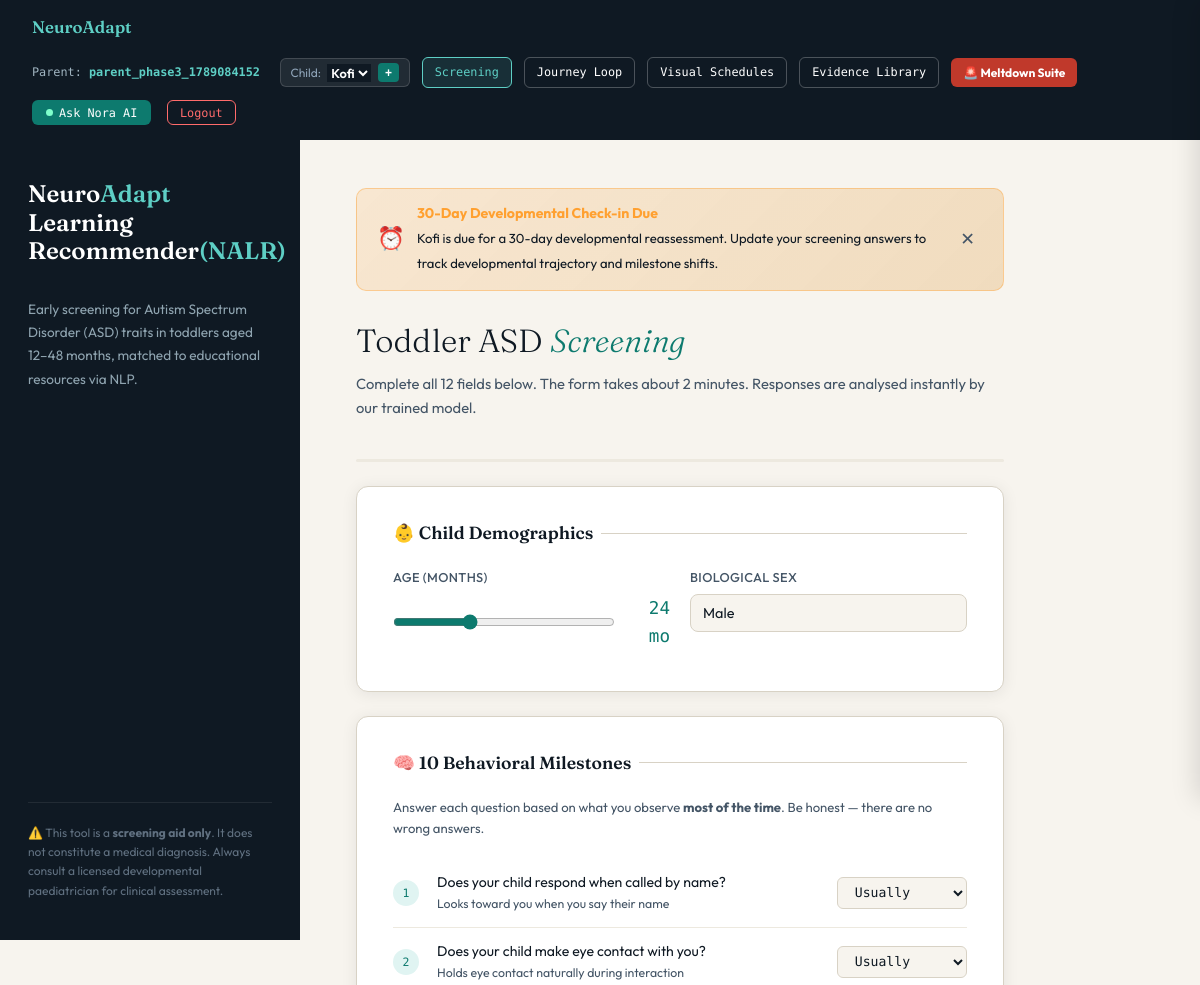
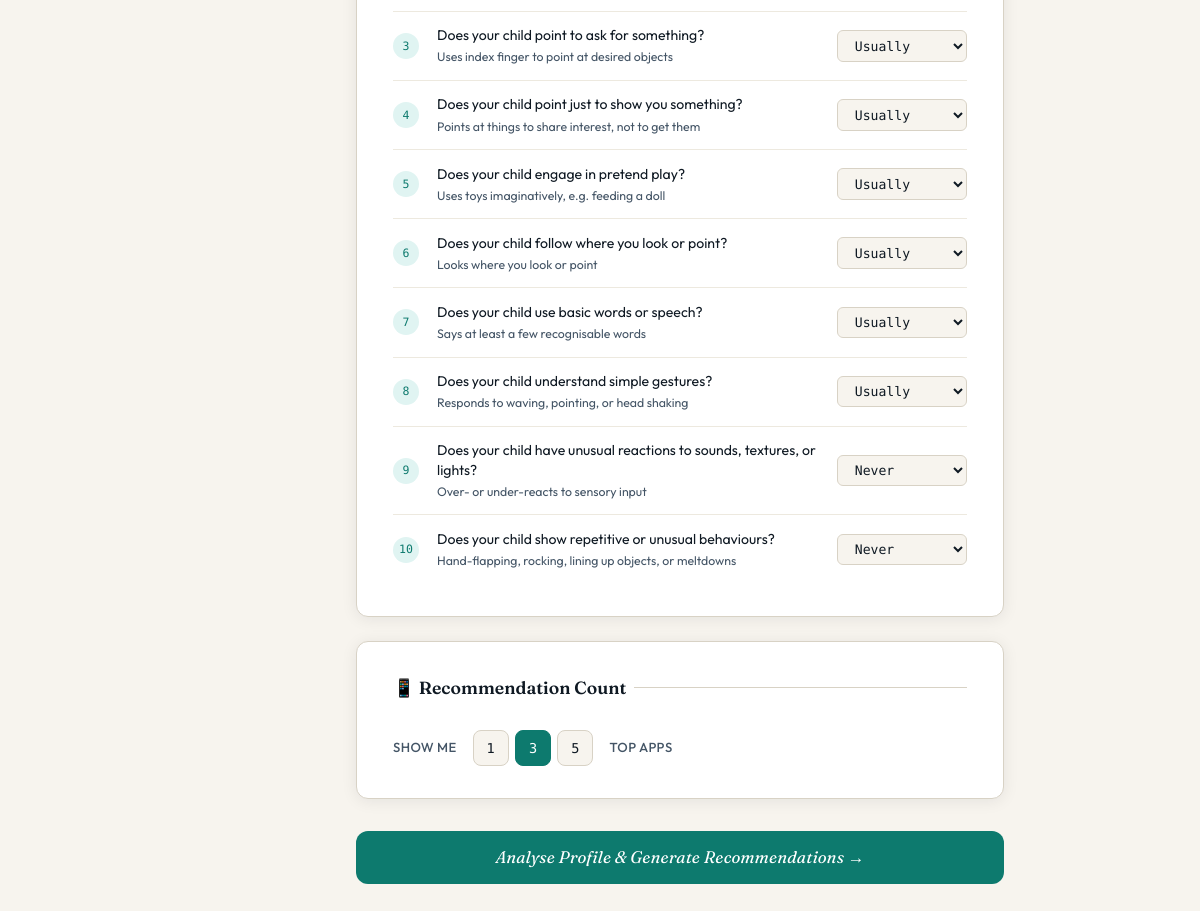
The app's page / (signed in) with its own data (2 pictures, top to bottom).
### fastapi_app/models/auth_models.py (models this page shows)
class User(Base):
    __tablename__ = "users"
    id = Column(Integer, primary_key=True, index=True)
    username = Column(String, unique=True, index=True, nullable=False)
    email = Column(String, unique=True, index=True, nullable=False)
    hashed_password = Column(String, nullable=False)
    role = Column(String, nullable=False, default=UserRole.PARENT.value)  # Stores "parent" or "clinician"
    is_active = Column(Boolean, default=True, nullable=False)
    subscription_tier = Column(String, default="free", nullable=False)  # Future subscription support
    created_at = Column(DateTime, default=lambda: datetime.now(timezone.utc), nullable=False)
    refresh_token = Column(String, nullable=True)  # Store current active refresh token
    children = relationship("ChildProfile", back_populates="user", cascade="all, delete-orphan")
    reminders = relationship("ReminderNotification", back_populates="user", cascade="all, delete-orphan")
    assigned_patients = relationship("ClinicianPatientAssignment", back_populates="clinician", cascade="all, delete-orphan")
    clinical_notes = relationship("ClinicalNote", back_populates="clinician", cascade="all, delete-orphan")

### fastapi_app/models/domain_models.py (models this page shows)
class ReminderNotification(Base):
    __tablename__ = "reminder_notifications"
    id = Column(Uuid(as_uuid=True), primary_key=True, default=uuid.uuid4, index=True)
    child_id = Column(Uuid(as_uuid=True), ForeignKey("child_profiles.id", ondelete="CASCADE"), nullable=False, index=True)
    user_id = Column(Integer, ForeignKey("users.id", ondelete="CASCADE"), nullable=False, index=True)
    notification_type = Column(String(50), default="30_day_reassessment", nullable=False)
    status = Column(String(30), default="pending", nullable=False)  # pending, sent, dismissed
    message = Column(Text, nullable=False)
    due_date = Column(Date, nullable=False)
    sent_at = Column(DateTime, nullable=True)
    created_at = Column(DateTime, default=lambda: datetime.now(timezone.utc), nullable=False)
    child = relationship("ChildProfile", back_populates="reminders")
    user = relationship("User", back_populates="reminders")

### fastapi_app/main.py (the view)
@app.get("/", response_class=HTMLResponse, tags=["UI"])
def index(
    request: Request,
    user: Optional[User] = Depends(get_current_user_from_cookie),
    db: Session = Depends(get_db)
):
    if not user:
        return RedirectResponse(url="/login", status_code=303)
    all_children = db.query(ChildProfile).filter(ChildProfile.user_id == user.id).order_by(ChildProfile.created_at.asc()).all()
    active_child = all_children[0] if all_children else None
    pending_reminders = ReminderService.get_user_reminders(db, user.id, status="pending")
    return templates.TemplateResponse(
        request,
        "index.html",
        context={
            "user"              : user,
            "all_children"      : all_children,
            "active_child"      : active_child,
            "pending_reminders" : pending_reminders,
            "model_card"        : state.model_card,
            "apps_count"        : len(state.df_apps),
            "books_count"       : len(state.df_books),
            "chat_available"    : state.gemini_client is not None,
        },
    )

### fastapi_app/templates/index.html (shortened to what this page needs)
<!DOCTYPE html>
<html lang="en">
<head>
</head>
<body>
<nav class="topbar">
  <span class="topbar-brand">NeuroAdapt</span>
  <div class="topbar-actions" id="topbarActions">
    {% if user %}
    <span class="user-chip">Parent: <strong>{{ user.username }}</strong></span>
    <div style="display:flex;align-items:center;gap:0.4rem;background:rgba(255,255,255,0.08);padding:0.25rem 0.6rem;border-radius:6px;border:1px solid rgba(255,255,255,0.15);">
      <span style="font-size:0.75rem;color:#8fa4b8;">Child:</span>
      <select id="childNavSelect" onchange="onChildChange(this.value)" style="background:#0f1923;color:#fff;border:none;font-family:var(--sans);font-weight:600;font-size:0.8rem;outline:none;cursor:pointer;">
        {% for c in all_children %}
          <option value="{{ c.id }}" data-sex="{{ c.biological_sex }}" data-dob="{{ c.date_of_birth }}" {% if active_child and active_child.id == c.id %}selected{% endif %}>
            {{ c.first_name }}
          </option>
        {% endfor %}
      </select>
      <button type="button" onclick="openNewChildModal()" title="Add Child Profile" style="background:var(--teal);color:#fff;border:none;padding:0.15rem 0.45rem;border-radius:4px;font-size:0.75rem;cursor:pointer;font-weight:700;">+</button>
    </div>
    {% endif %}
    <a href="/" style="font-family:var(--mono);font-size:0.74rem;color:#5ecfc5;border:1px solid #5ecfc5;padding:0.3rem 0.75rem;border-radius:6px;text-decoration:none;background:rgba(94,207,197,0.12);">Screening</a>
    <a href="{% if active_child %}/journey/{{ active_child.id }}{% else %}/journey{% endif %}" id="navJourneyLink" style="font-family:var(--mono);font-size:0.74rem;color:#fff;border:1px solid rgba(255,255,255,0.25);padding:0.3rem 0.75rem;border-radius:6px;text-decoration:none;">Journey Loop</a>
    <a href="{% if active_child %}/schedule/{{ active_child.id }}{% else %}/schedule{% endif %}" id="navScheduleLink" style="font-family:var(--mono);font-size:0.74rem;color:#fff;border:1px solid rgba(255,255,255,0.25);padding:0.3rem 0.75rem;border-radius:6px;text-decoration:none;">Visual Schedules</a>
    <a href="/evidence" style="font-family:var(--mono);font-size:0.74rem;color:#fff;border:1px solid rgba(255,255,255,0.25);padding:0.3rem 0.75rem;border-radius:6px;text-decoration:none;">Evidence Library</a>
    <a href="{% if active_child %}/meltdown/{{ active_child.id }}/active{% else %}/meltdown{% endif %}" id="navMeltdownLink" style="font-family:var(--sans);font-weight:700;font-size:0.75rem;color:#fff;background:#c0392b;padding:0.32rem 0.75rem;border-radius:6px;text-decoration:none;display:flex;align-items:center;gap:0.3rem;">🚨 Meltdown Suite</a>
    <button class="btn-chat-toggle" onclick="toggleChat()"><span class="dot"></span> Ask Nora AI</button>
    {% if user %}
    <button onclick="logout()" style="font-family:var(--mono);font-size:0.74rem;color:#ff6b6b;background:none;border:1px solid #ff6b6b;padding:0.3rem 0.75rem;border-radius:6px;cursor:pointer;margin-left:0.25rem;">Logout</button>
    {% endif %}
  </div>
</nav>
<div class="shell">
  <aside class="sidebar">
    <div class="sidebar-logo">Neuro<span>Adapt</span>
      <br/>Learning <br/>Recommender<span>(NALR)</span></div>
    <p class="sidebar-desc">
      Early screening for Autism Spectrum Disorder (ASD) traits in toddlers
      aged 12–48 months, matched to educational resources via NLP.
    </p>
    <div class="disclaimer">
      ⚠️ This tool is a <strong>screening aid only</strong>. It does not
      constitute a medical diagnosis. Always consult a licensed developmental
      paediatrician for clinical assessment.
    </div>
  </aside>
  <main class="main">
    {% if pending_reminders and pending_reminders|length > 0 %}
    <div style="background:linear-gradient(135deg, rgba(255,160,48,0.15) 0%, rgba(217,123,0,0.2) 100%);border:1px solid rgba(255,160,48,0.4);border-radius:10px;padding:0.85rem 1.25rem;margin-bottom:1.5rem;display:flex;align-items:center;justify-content:space-between;gap:1rem;">
      <div style="display:flex;align-items:center;gap:0.75rem;">
        <span style="font-size:1.4rem;">⏰</span>
        <div>
          <strong style="font-size:0.88rem;color:#ffa030;display:block;">30-Day Developmental Check-in Due</strong>
          <span style="font-size:0.82rem;color:var(--ink);">{{ pending_reminders[0].message }}</span>
        </div>
      </div>
      <button onclick="dismissReminder('{{ pending_reminders[0].id }}')" style="background:none;border:none;color:var(--ink-soft);cursor:pointer;font-size:1.1rem;padding:0.2rem 0.5rem;" title="Dismiss">✕</button>
    </div>
    {% endif %}
    <h1 class="page-heading">Toddler ASD <em>Screening</em></h1>
    <p class="page-sub">
      Complete all 12 fields below. The form takes about 2 minutes.
      Responses are analysed instantly by our trained model.
    </p>
    <div class="progress-bar"><div class="progress-fill" id="progressFill"></div></div>
    <form method="POST" action="/screen" id="screenForm">
      <div class="card">
        <div class="card-title">👶 Child Demographics</div>
        <div class="demo-row">
          <div class="field">
            <label>Age (Months)</label>
            <div class="range-row">
              <input type="range" name="age" id="ageRange" min="12" max="48" value="24"
                     oninput="document.getElementById('ageVal').textContent = this.value + ' mo'" />
              <span class="range-val" id="ageVal">24 mo</span>
            </div>
          </div>
          <div class="field">
            <label>Biological Sex</label>
            <select name="sex">
              <option value="1">Male</option>
            </select>
          </div>
        </div>
      </div>
      <div class="card">
        <div class="card-title">🧠 10 Behavioral Milestones</div>
        <p style="font-size:0.82rem;color:var(--ink-soft);margin-bottom:1.25rem;">
          Answer each question based on what you observe <strong>most of the time</strong>.
          Be honest — there are no wrong answers.
        </p>
        <div class="q-grid" id="qGrid">
          {% for code, question, hint in q_standard %}
          <div class="q-row" style="animation-delay: {{ loop.index * 0.04 }}s">
            <div class="q-num">{{ loop.index }}</div>
            <div class="q-text">
              {{ question }}
              <small>{{ hint }}</small>
            </div>
            <div class="select-wrap">
              <select name="{{ code }}" class="q-select">
                <option value="Usually" selected>Usually</option>
              </select>
            </div>
          </div>
          {% endfor %}
          {% set q_inverted = [
            ("A9",  "Does your child have unusual reactions to sounds, textures, or lights?",
                    "Over- or under-reacts to sensory input"),
            ("A10", "Does your child show repetitive or unusual behaviours?",
                    "Hand-flapping, rocking, lining up objects, or meltdowns")
          ] %}
          {% for code, question, hint in q_inverted %}
          <div class="q-row" style="animation-delay: {{ (loop.index + 8) * 0.04 }}s">
            <div class="q-num">{{ loop.index + 8 }}</div>
            <div class="q-text">
              {{ question }}
              <small>{{ hint }}</small>
            </div>
            <div class="select-wrap">
              <select name="{{ code }}" class="q-select">
                <option value="Never" selected>Never</option>
              </select>
            </div>
          </div>
          {% endfor %}
        </div>
      </div>
      <div class="card">
        <div class="card-title">📱 Recommendation Count</div>
        <div class="topn-row">
          <label>Show me</label>
          <div class="topn-btns" id="topnBtns">
            <button type="button" class="topn-btn" onclick="setTopN(1)">1</button>
            <button type="button" class="topn-btn active" onclick="setTopN(3)">3</button>
            <button type="button" class="topn-btn" onclick="setTopN(5)">5</button>
          </div>
          <label>top apps</label>
        </div>
      </div>
      <button type="submit" class="btn-submit">
        Analyse Profile &amp; Generate Recommendations →
      </button>
    </form>
  </main>
</div>
{% set is_results_page = false %}
{% set recommendations = [] %}
{% set age = 0 %}
{% set sex_label = "" %}
{% set risk_probability = 0 %}
{% set total_flags = 0 %}
</body>
</html>

### fastapi_app/templates/_chat_assets.html (style rules this page uses)
:root { --chat-w: 380px; --chat-bg: #ffffff; --chat-border: #e0e8f0; --user-bubble: #0d7a6e; --ai-bubble: #f0f4f8; --ai-text: #1a2530; }
.btn-chat-toggle { font-family: var(--mono,'monospace'); font-size:0.74rem; background: var(--teal,'#0d7a6e'); color:#fff; border:none; padding:0.32rem 0.85rem; border-radius:6px; cursor:pointer; display:flex; align-items:center; gap:0.4rem; transition:background 0.2s; white-space:nowrap; }
.btn-chat-toggle .dot { width:7px; height:7px; border-radius:50%; background:#7fffcc; animation: pulse 1.8s infinite; }

### records on screen
User: username "parent_phase3_1789084152"
ReminderNotification: message "Kofi is due for a 30-day developmental reassessment. Update your screening answers to track developmental trajectory and milestone shifts."

### other values on screen
{{ question }} "Does your child respond when called by name?" "Does your child make eye contact with you?" "Does your child point to ask for something?" "Does your child point just to show you something?" "Does your child engage in pretend play?" "Does your child follow where you look or point?" "Does your child use basic words or speech?" "Does your child understand simple gestures?"
{{ hint }} "Looks toward you when you say their name" "Holds eye contact naturally during interaction" "Uses index finger to point at desired objects" "Points at things to share interest, not to get them" "Uses toys imaginatively, e.g. feeding a doll" "Looks where you look or point" "Says at least a few recognisable words" "Responds to waving, pointing, or head shaking"
{{ question }} "Does your child have unusual reactions to sounds, textures, or lights?" "Does your child show repetitive or unusual behaviours?"
{{ hint }} "Over- or under-reacts to sensory input" "Hand-flapping, rocking, lining up objects, or meltdowns"
form field value "Kofi"
